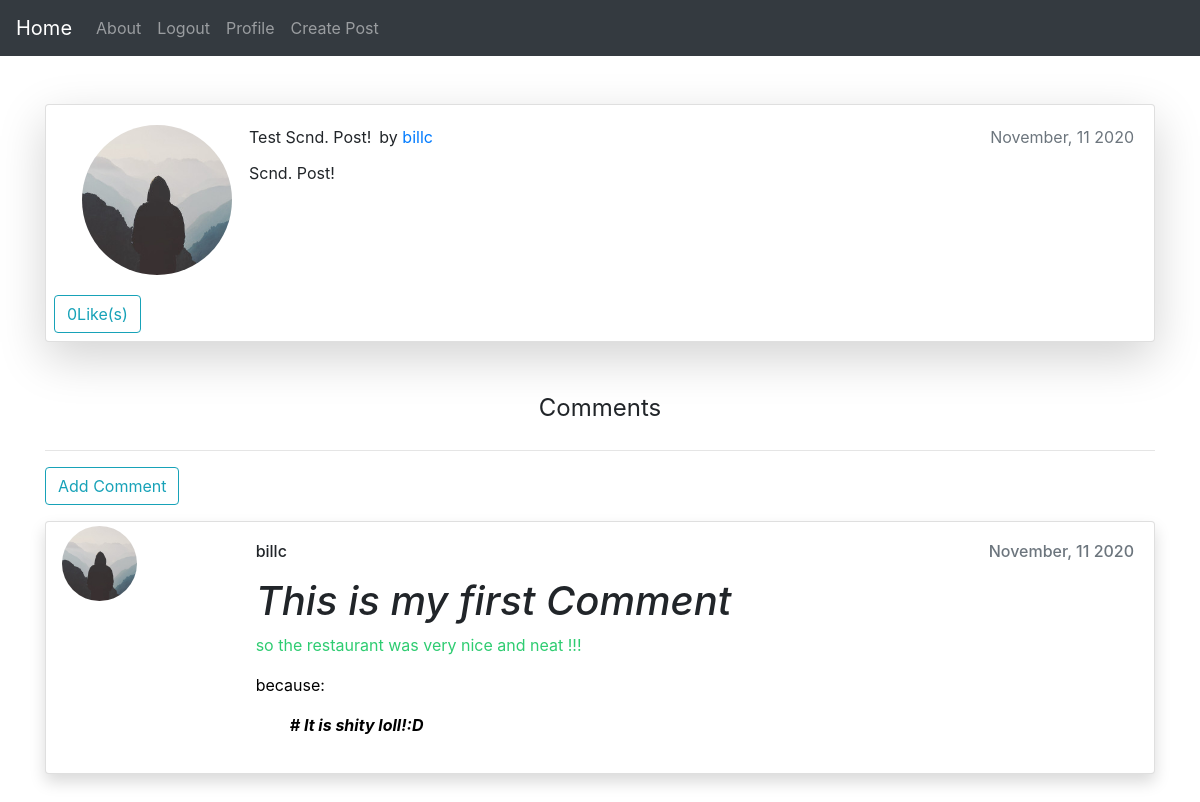
The app's page /post/1/ (signed in) with its own data.
### users/models.py (models this page shows, shortened)
class Profile(models.Model):
    user = models.OneToOneField(User,on_delete=models.CASCADE)
    image = models.ImageField(default="default.jpg",upload_to="profile_pics")
    bio = models.TextField(null=True)
    website = models.CharField(max_length=255,null=True)

### posts/models.py (models this page shows, shortened)
class Post(models.Model):
    title = models.CharField(max_length=100)
    content = RichTextField(blank=True,null=True)
    created_at = models.DateTimeField(default=timezone.now)
    likes = models.ManyToManyField(User, related_name="blog_posts")
    author = models.ForeignKey(User,on_delete=models.CASCADE)
    def total_likes(self):
        return self.likes.count()

class Comment(models.Model):
    post = models.ForeignKey(Post,related_name="comments", on_delete=models.CASCADE)
    user = models.ForeignKey(User,on_delete=models.CASCADE)
    body = RichTextField(blank=True,null=True)
    created_at = models.DateTimeField(default=timezone.now)

### posts/views.py (the view)
# urls.py: path("post/<int:pk>/",PostDetailView.as_view(),name="post-detail"),
class PostDetailView(DetailView):
    model = Post
    def get_context_data(self, **kwargs):
        context = super().get_context_data(**kwargs)
        stuff = get_object_or_404(Post, id=self.kwargs["pk"])
        total_likes = stuff.total_likes()
        liked = False
        if stuff.likes.filter(id=self.request.user.id).exists():
            liked = True
        context["liked"] = liked
        context["total_likes"] = total_likes
        return context

### posts/templates/posts/post_detail.html (shortened to what this page needs)
{% extends "posts/base.html" %}
{% block content %}
<div class="container">
    <div class="card shadow-lg rounded bg-white mt-5 mb-5">
        <div class="card-body">
        <div class="row">
        <div class="col-2">
     <img class="ml-3 img-fluid" src="{{ user.profile.image.url }}" style="border-radius: 50%;width:150px;" alt="Profile Picture">
</div>
       <div class="col">
            <div class="card-title d-flex">{{ post.title }}
                <span class="ml-2">by <a href="{% url 'user_posts' object.author.username %}">{{ object.author.username }}</a></span>
                <span class="text-muted ml-auto">{{ object.created_at|date:"F, d Y" }}</span>
            </div>
            <div class="card-text">
                {{ object.content|safe }}
            </div>
            </div>
        </div>
    </div>
    <div>
        <form action="{% url 'like_post' post.pk %}" method="POST">
            {% if liked %}
            <button class="btn btn-outline-danger ml-2 mb-2" type="submit" name="post_id" value={{ post.id }}>{{ total_likes }}dislike(s)</button>
            {% else %}
            <button class="btn btn-outline-info ml-2 mb-2" type="submit" name="post_id" value={{ post.id }}>{{ total_likes }}Like(s)</button>
            {% endif %}
        </form>
    </div>
    </div>
    <div>
        <fieldset>
            <legend class="text-center mt-3">Comments</legend>
            <hr />
            <a class="btn btn-outline-info" href="{% url 'comment-create' post.id %}">Add Comment</a>
            {% if not post.comments.all %}
            No Comments yet...
            {% else %}
            {% for comment in post.comments.all %}
                <div class="card shadow mb-5 bg-white rounded mt-3">
                    <div class="row">
                        <div class="col-2">
                            <img src="{{ comment.user.profile.image.url }}" style="border-radius:50%;width:75px;" class="ml-3 mt-1 img-fluid"  alt="Profile Picture">
                         </div>
                         <div class="col">
                            <div class="card-body">
                        <h6 class="card-title d-flex">{{ comment.user.username }}
                            <span class="ml-auto text-muted">{{ comment.created_at|date:"F, d Y" }}</span>
                        </h6>
                        <p class="card-text">
                            {{ comment.body|safe }}
                        </p>
                    </div>
                </div>
                </fieldset>
                </div>
            {% endfor %}
            {% endif %}
    </div>
{% endblock %}

### records on screen
Post: title "Test Scnd. Post!", author.username "billc", created_at "November, 11 2020", content "Scnd. Post!"
Comment: user.profile.image (placeholder picture), user.username "billc", created_at "November, 11 2020", body "This is my first Comment so the restaurant was very nice and neat !!! because: # It is shity loll!:D"

### other values on screen
{{ total_likes }} "0"
